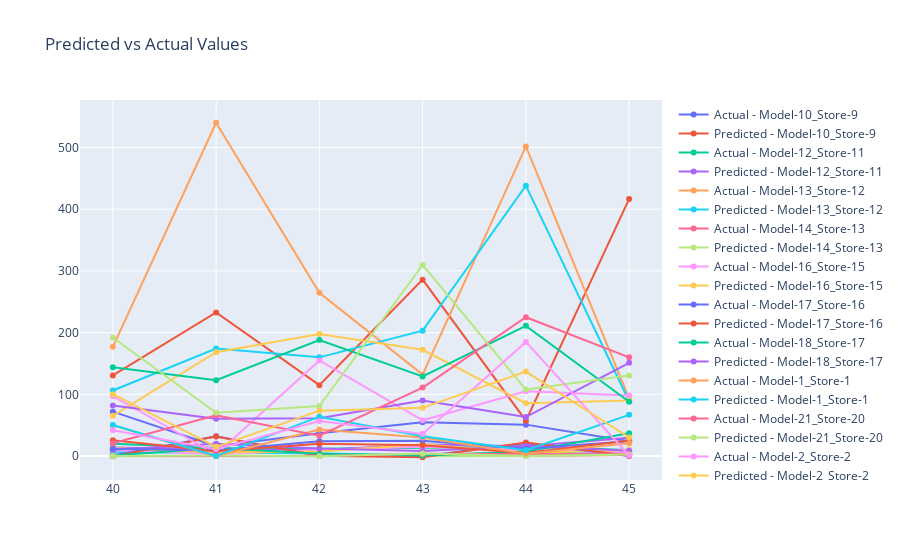

Notebook cell for this chart:
### Code cell
# Get unique Model_Store_Pairs
unique_pairs = df_test_results['Model_Store_Pair'].unique()

# Create an empty list to store traces
plot_data = []

# Loop through each unique Model_Store_Pair and create a trace for each one
for unique_pair in unique_pairs:
    trace_actual = go.Scatter(
        x=df_test_results[df_test_results['Model_Store_Pair'] == unique_pair].index,
        y=df_test_results[df_test_results['Model_Store_Pair'] == unique_pair]['QUANTITY'],
        mode='lines+markers',
        name=f'Actual - {unique_pair}',
    )
    trace_pred = go.Scatter(
        x=df_test_results[df_test_results['Model_Store_Pair'] == unique_pair].index,
        y=df_test_results[df_test_results['Model_Store_Pair'] == unique_pair]['pred_value'],
        mode='lines+markers',
        name=f'Predicted - {unique_pair}',
    )
    
    plot_data.append(trace_actual)
    plot_data.append(trace_pred)

plot_layout = go.Layout(
    title='Predicted vs Actual Values',
    showlegend=True,  # Show the legend
)

fig = go.Figure(data=plot_data, layout=plot_layout)
iplot(fig)

### Figure 1 — Plotly figure (JSON) as saved in the notebook; plotly's stock layout.template omitted (floating-point values rounded to 4 significant figures)
{"data": [{"mode": "lines+markers", "name": "Actual - Model-10_Store-9", "type": "scatter", "x": [40, 41, 42, 43, 44, 45], "y": [72, 16, 37, 55, 51, 24]}, {"mode": "lines+markers", "name": "Predicted - Model-10_Store-9", "type": "scatter", "x": [40, 41, 42, 43, 44, 45], "y": [130.6, 232.8, 114.9, 285.8, 57.42, 416.6]}, {"mode": "lines+markers", "name": "Actual - Model-12_Store-11", "type": "scatter", "x": [40, 41, 42, 43, 44, 45], "y": [20, 13, 12, 14, 15, 10]}, {"mode": "lines+markers", "name": "Predicted - Model-12_Store-11", "type": "scatter", "x": [40, 41, 42, 43, 44, 45], "y": [14.07, 11.18, 10.08, 18.64, 15.94, 29.74]}, {"mode": "lines+markers", "name": "Actual - Model-13_Store-12", "type": "scatter", "x": [40, 41, 42, 43, 44, 45], "y": [10, 9, 4, 0, 7, 6]}, {"mode": "lines+markers", "name": "Predicted - Model-13_Store-12", "type": "scatter", "x": [40, 41, 42, 43, 44, 45], "y": [6.393, 5.663, 4.846, 0.7685, 4.541, 4.957]}, {"mode": "lines+markers", "name": "Actual - Model-14_Store-13", "type": "scatter", "x": [40, 41, 42, 43, 44, 45], "y": [0, 0, 1, 0, 0, 2]}, {"mode": "lines+markers", "name": "Predicted - Model-14_Store-13", "type": "scatter", "x": [40, 41, 42, 43, 44, 45], "y": [-0.01211, -0.04567, 1.071, -0.1224, 0.08486, 2.195]}, {"mode": "lines+markers", "name": "Actual - Model-16_Store-15", "type": "scatter", "x": [40, 41, 42, 43, 44, 45], "y": [10, 3, 10, 15, 10, 5]}, {"mode": "lines+markers", "name": "Predicted - Model-16_Store-15", "type": "scatter", "x": [40, 41, 42, 43, 44, 45], "y": [13.14, 5.894, 7.517, 19.28, 4.922, 10.34]}, {"mode": "lines+markers", "name": "Actual - Model-17_Store-16", "type": "scatter", "x": [40, 41, 42, 43, 44, 45], "y": [1, 32, 0, 0, 21, 0]}, {"mode": "lines+markers", "name": "Predicted - Model-17_Store-16", "type": "scatter", "x": [40, 41, 42, 43, 44, 45], "y": [-0.4069, 31.6, 0.4632, -1.831, 21.97, 0.7267]}, {"mode": "lines+markers", "name": "Actual - Model-18_Store-17", "type": "scatter", "x": [40, 41, 42, 43, 44, 45], "y": [1, 13.33, 4, 1, 7.667, 37]}, {"mode": "lines+markers", "name": "Predicted - Model-18_Store-17", "type": "scatter", "x": [40, 41, 42, 43, 44, 45], "y": [10.4, 19.89, 12.16, 8.188, 16.44, 8.782]}, {"mode": "lines+markers", "name": "Actual - Model-1_Store-1", "type": "scatter", "x": [40, 41, 42, 43, 44, 45], "y": [177, 540, 264.5, 132, 501.7, 93]}, {"mode": "lines+markers", "name": "Predicted - Model-1_Store-1", "type": "scatter", "x": [40, 41, 42, 43, 44, 45], "y": [106.3, 174.3, 160.0, 203.3, 438.1, 88.88]}, {"mode": "lines+markers", "name": "Actual - Model-21_Store-20", "type": "scatter", "x": [40, 41, 42, 43, 44, 45], "y": [0, 0, 0, 4, 4, 3]}, {"mode": "lines+markers", "name": "Predicted - Model-21_Store-20", "type": "scatter", "x": [40, 41, 42, 43, 44, 45], "y": [0.09748, 1.093, -0.01652, 4.201, 0.4745, 2.459]}, {"mode": "lines+markers", "name": "Actual - Model-2_Store-2", "type": "scatter", "x": [40, 41, 42, 43, 44, 45], "y": [97, 3, 155, 58, 105, 98]}, {"mode": "lines+markers", "name": "Predicted - Model-2_Store-2", "type": "scatter", "x": [40, 41, 42, 43, 44, 45], "y": [65.29, 168.4, 197.7, 172.2, 85.62, 90.08]}, {"mode": "lines+markers", "name": "Actual - Model-3_Store-3", "type": "scatter", "x": [40, 41, 42, 43, 44, 45], "y": [12, 9, 24, 25, 12, 24]}, {"mode": "lines+markers", "name": "Predicted - Model-3_Store-3", "type": "scatter", "x": [40, 41, 42, 43, 44, 45], "y": [25.8, 7.769, 20.03, 17.7, 5.16, 25.24]}, {"mode": "lines+markers", "name": "Actual - Model-4_Store-4", "type": "scatter", "x": [40, 41, 42, 43, 44, 45], "y": [144, 123, 188, 129, 211, 88]}, {"mode": "lines+markers", "name": "Predicted - Model-4_Store-4", "type": "scatter", "x": [40, 41, 42, 43, 44, 45], "y": [81.85, 60.44, 61.47, 89.93, 63.29, 151.2]}, {"mode": "lines+markers", "name": "Actual - Model-5_Store-5", "type": "scatter", "x": [40, 41, 42, 43, 44, 45], "y": [50, 0, 43, 30, 4, 21]}, {"mode": "lines+markers", "name": "Predicted - Model-5_Store-5", "type": "scatter", "x": [40, 41, 42, 43, 44, 45], "y": [50.38, 0.2657, 63.89, 32.03, 9.526, 66.88]}, {"mode": "lines+markers", "name": "Actual - Model-8_Store-8", "type": "scatter", "x": [40, 41, 42, 43, 44, 45], "y": [21, 66, 33, 111, 225, 160]}, {"mode": "lines+markers", "name": "Predicted - Model-8_Store-8", "type": "scatter", "x": [40, 41, 42, 43, 44, 45], "y": [192.0, 70.34, 81.07, 309.7, 107.8, 130.8]}, {"mode": "lines+markers", "name": "Actual - Model-9_Store-4", "type": "scatter", "x": [40, 41, 42, 43, 44, 45], "y": [42, 11, 57, 36, 185, 1]}, {"mode": "lines+markers", "name": "Predicted - Model-9_Store-4", "type": "scatter", "x": [40, 41, 42, 43, 44, 45], "y": [100.4, 15.05, 73.69, 78.24, 136.9, 30.17]}], "layout": {"showlegend": true, "title": {"text": "Predicted vs Actual Values"}}}
